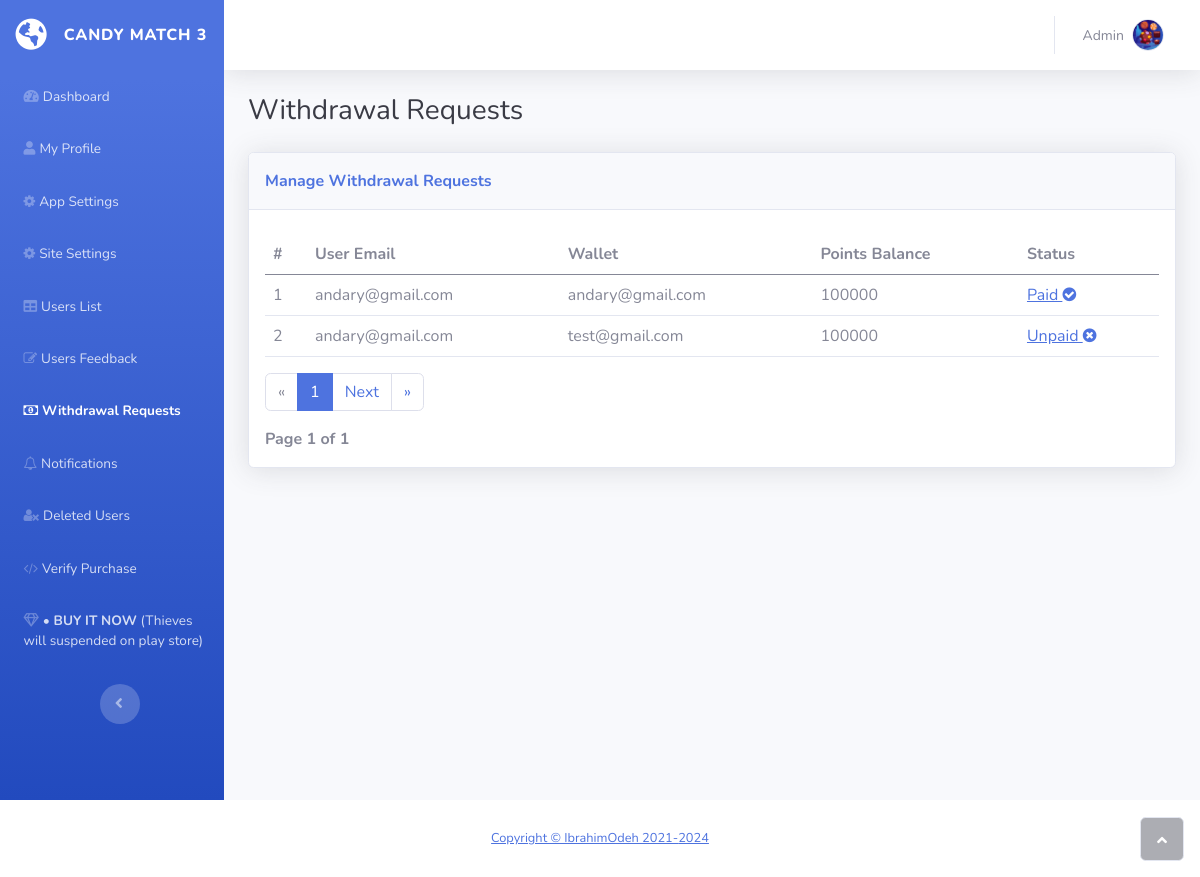
Screenshot of /admin/withdrawal-requests.php (signed in) with the database file from the repository.
### tables this page shows
CREATE TABLE `frontend` (
  `id` int(10) NOT NULL,
  `name` varchar(50) NOT NULL,
  `email` varchar(100) NOT NULL,
  `playStore` varchar(100) NOT NULL,
  `youtubeLink` varchar(100) NOT NULL,
  `about` varchar(100) NOT NULL,
  `facebook` varchar(100) NOT NULL,
  `instagram` varchar(100) NOT NULL,
  `twitter` varchar(100) NOT NULL
);

CREATE TABLE `payments` (
  `id` int(11) NOT NULL,
  `sender` varchar(50) NOT NULL,
  `method` varchar(50) NOT NULL,
  `mocions` varchar(50) NOT NULL,
  `confirm` varchar(10) DEFAULT NULL
);

### admin/withdrawal-requests.php (the view, shortened to what this page needs)
<?php
include('../includes/config.php');
if(strlen($_SESSION['alogin'])==0)
	{
header('location:index.php');
}
else{
function appName($dbh)
{
    $sql = "SELECT * from frontend;";
	$query = $dbh -> prepare($sql);
	$query->execute();
	$result=$query->fetch(PDO::FETCH_OBJ);
	echo htmlentities($result->name);
}
 ?>
<!DOCTYPE html>
<html>
<head>
    <link rel="stylesheet" href="assets/bootstrap/css/bootstrap.min.css">
    <link rel="stylesheet" href="assets/fonts/fontawesome-all.min.css">
    <link rel="stylesheet" href="assets/fonts/font-awesome.min.css">
    <link rel="stylesheet" href="assets/fonts/ionicons.min.css">
    <link rel="stylesheet" href="assets/fonts/fontawesome5-overrides.min.css">
    <link rel="stylesheet" href="assets/css/-Login-form-Page-BS4-.css">
    <link rel="stylesheet" href="assets/css/Login-Form-Clean.css">
</head>
<body id="page-top">
    <div id="wrapper">
        <?php include('../includes/leftbar.php');?>
                <div class="container-fluid">
                    <h3 class="text-dark mb-4">Withdrawal Requests</h3>
                    <div class="card shadow">
                        <div class="card-header py-3">
                            <p class="text-primary m-0 fw-bold">Manage Withdrawal Requests</p>
                        </div>
<?php
$results_per_page = 20;
$page = $_GET["page"];
if (!isset ($_GET['page']) ) {
    $page = 1;
} else {
    $page = $_GET['page'];
}
$sql01 = "SELECT * FROM payments order by id ASC";
$query01 = $dbh -> prepare($sql01);
$query01->execute();
$number_of_result = $query01->rowCount();
$number_of_page = ceil($number_of_result / $results_per_page);
$page_first_result = ($page-1) * $results_per_page;
$next_page = $page + 1;
$sql = "SELECT * FROM payments ORDER BY id ASC LIMIT :page_first_result, :results_per_page";
$query = $dbh->prepare($sql);
$query->bindParam(':page_first_result', $page_first_result, PDO::PARAM_INT);
$query->bindParam(':results_per_page', $results_per_page, PDO::PARAM_INT);
$query->execute();
$results = $query->fetchAll(PDO::FETCH_OBJ);
$cnt = 1;
?>
                        <div class="card-body">
                            <div class="table-responsive table mt-2" id="dataTable" role="grid" aria-describedby="dataTable_info">
                                <table class="table my-0" id="dataTable">
                                    <thead>
                                        <tr>
                                            <th>#</th>
                                            <th>User Email</th>
                                            <th>Wallet</th>
                                            <th>Points Balance</th>
                                            <th>Status</th>
                                        </tr>
                                    </thead>
                                    <tbody>
<?php
if($query->rowCount() > 0)
{
foreach($results as $result)
{
?>
<tr>
											<td><?php echo htmlentities($cnt); ?></td>
                                            <td><?php echo htmlentities($result->sender); ?></td>
                                            <td><?php echo htmlentities($result->method); ?></td>
                                            <td><?php echo htmlentities($result->mocions); ?></td>
                                            <td>
<?php if($result->confirm == 1)
{
?>
                                                    <a href="withdrawal-requests.php?paid=<?php echo htmlentities($result->id); ?>" onclick="return confirm('Do you really want to Unpaid the Account')">Paid <i class="fa fa-check-circle"></i></a>
                                                    <?php } else {?>
                                                    <a href="withdrawal-requests.php?unpaid=<?php echo htmlentities($result->id); ?>" onclick="return confirm('Do you really want to Paid the Account')">Unpaid <i class="fa fa-times-circle"></i></a>
                                                    <?php } ?>
                                                    </td>
										</tr>
										<?php $cnt=$cnt+1; } } ?>
                                    </tbody>
                                </table>
                            </div>
    <p></p><ul class="pagination">
    <li class="page-item disabled"><a class="page-link" href="#" aria-label="Previous"><span aria-hidden="true">«</span></a></li>
<?php
    if ($number_of_page <= 10){
    for($counter = 1; $counter<= $number_of_page; $counter++)
    {
        if ($page == $counter) {
	   echo "<li class='page-item active'><a class='page-link'>$counter</a></li>";
		} else {
		    echo '<li class="page-item"><a class="page-link" href="?page='.$counter.'">'.$counter.' </a></li>';
		}
    }
    }
    ?>
    <li class="page-item" <?php if($page >= $number_of_page){ echo "class='disabled'"; } ?>>
	<a class="page-link" <?php if($page < $number_of_page) { echo "href='?page=$next_page'"; } ?>>Next</a>
	</li>
    <li class="page-item"><a class="page-link" href="?page=<?php echo $number_of_page; ?>" aria-label="Next"><span aria-hidden="true">»</span></a></li>
    </ul>
    <strong>Page <?php echo $page." of ".$number_of_page; ?></strong>
                             </div>
                        </div>
                </div>
            </div>
                             </div>
                        </div>
            <footer class="bg-white sticky-footer">
                <div class="container my-auto">
                    <div class="text-center my-auto copyright"><span><a href="https://ibrahimodeh.com">Copyright © IbrahimOdeh 2021-<?php echo date('Y'); ?></a></span></div>
                </div>
            </footer>
        </div><a class="border rounded d-inline scroll-to-top" href="#page-top"><i class="fas fa-angle-up"></i></a>
</body>
</html>
<?php } ?>

### rows the page displays
frontend: name "CANDY MATCH 3"
payments: sender "andary@gmail.com", method "andary@gmail.com", mocions "100000"
payments: sender "andary@gmail.com", method "test@gmail.com", mocions "100000"

### other values shown
$page "1"
$number_of_page "1"
